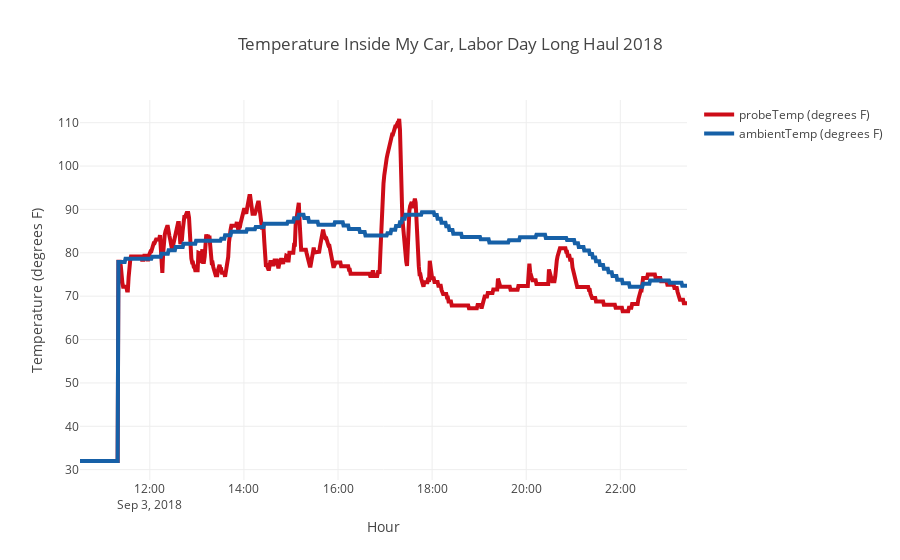

This figure's notebook cell:
### Code cell
# line graph

# Create and style line for probeTemp
trace1 = go.Scatter(x=df.Timestamp, y=df.probeTemp, name = 'probeTemp (degrees F)', line = dict(color = ('rgb(205, 12, 24)'),
        width = 4))

# Create and style line for ambientTemp
trace2 = go.Scatter(x=df.Timestamp, y=df.ambientTemp, name = 'ambientTemp (degrees F)', line = dict(color = ('rgb(22, 96, 167)'),
        width = 4))

# Combine lines into a list
data = [trace1, trace2]

# Edit the layout
layout = dict(title = 'Temperature Inside My Car, Labor Day Long Haul 2018',
              xaxis = dict(title = 'Hour'),
              yaxis = dict(title = 'Temperature (degrees F)'),
              )

# Plot the lines and layout
fig = dict(data=data, layout=layout)
offline.iplot(fig, filename='probeTemp-line_chart', image='png')

### Figure 1 — Plotly figure (JSON) as saved in the notebook; plotly's stock layout.template omitted (floating-point values rounded to 4 significant figures; data arrays with more than 128 entries replaced by an {"elided": "..."} marker saying what was removed)
{"data": [{"line": {"color": "rgb(205, 12, 24)", "width": 4}, "name": "probeTemp (degrees F)", "type": "scatter", "x": {"elided": "775 str values"}, "y": {"elided": "775 str values"}}, {"line": {"color": "rgb(22, 96, 167)", "width": 4}, "name": "ambientTemp (degrees F)", "type": "scatter", "x": {"elided": "775 str values"}, "y": {"elided": "775 str values"}}], "layout": {"title": "Temperature Inside My Car, Labor Day Long Haul 2018", "xaxis": {"title": "Hour"}, "yaxis": {"title": "Temperature (degrees F)"}}}
